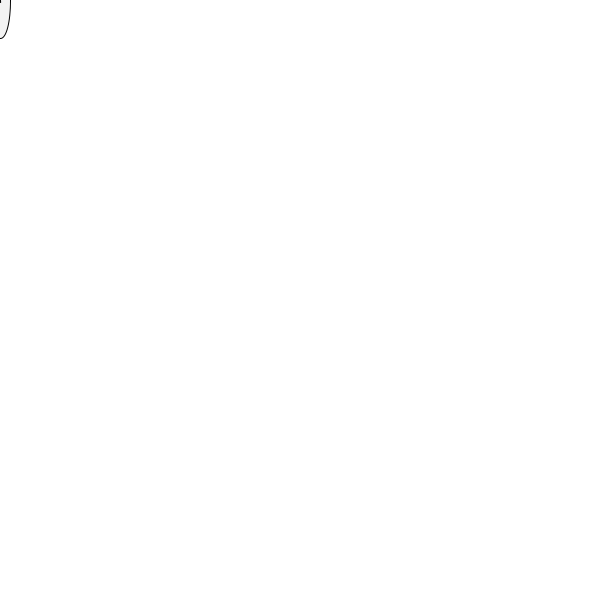
Frame 1 (no input)
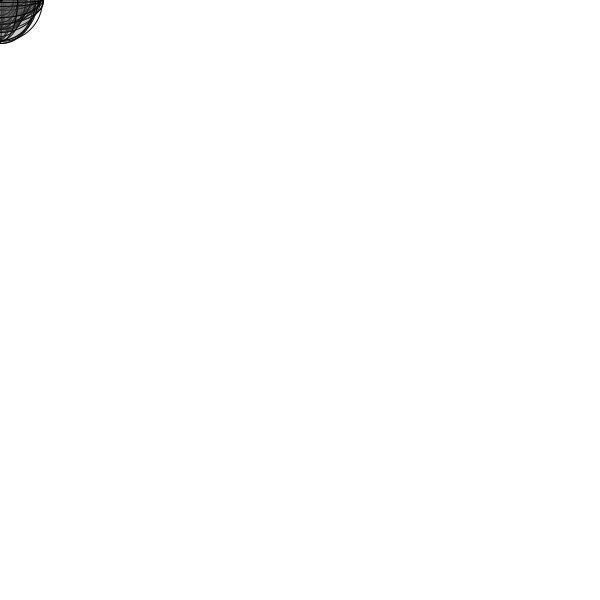
Frame 60 (the mouse pressed at the canvas centre just before this capture)
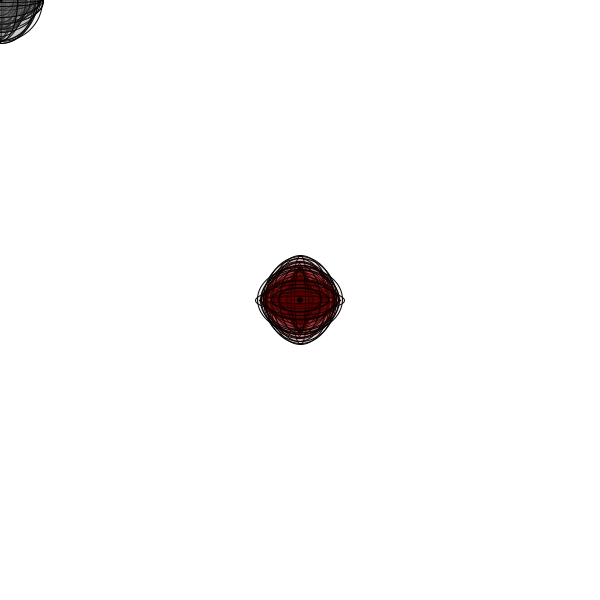
Frame 120 (the mouse held since frame 60 and released just before this capture)

The Processing sketch that drew these frames (run headless with seeded random() and noise(); from frame 60 on, the mouse is pressed at the canvas centre):

// Processing sketch: processing_52448
// ── processing_52448.pde

void setup()
{
 size(600,600);
background(255);
stroke(4);
colorMode(HSB);
smooth();
}

void draw(){
 fill(mouseX,mouseY,20,20);
 stroke(.5);
 rect(mouseY,mouseX,0,0);
 fill(random(100-254));
 stroke(.05);
 ellipse(mouseY,mouseX,random(5),random(5));
  fill(mouseX,mouseY,100,20);
  stroke(.1);
 ellipse(mouseY,mouseX,random(10-100),random(10-100));
}
